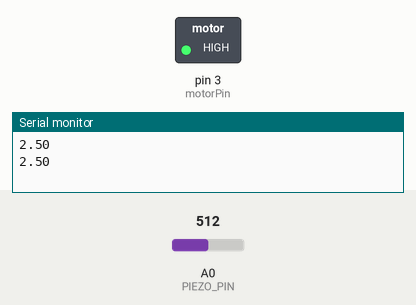
Recording of a sketch running on a simulated Arduino Uno, built with avr-gcc and run on an emulated ATmega328P. Parts: switched loads named in the sketch (green lamp = pin HIGH), the last lines printed to the serial monitor. Inputs (shaded band) come from the test bench; at power-on: A0 (PIEZO_PIN) = 512.

Above: at 1.8 s.
1.9 s: A0 (PIEZO_PIN) set to 322
3.4 s: A0 (PIEZO_PIN) set to 298
At 4.7 s:
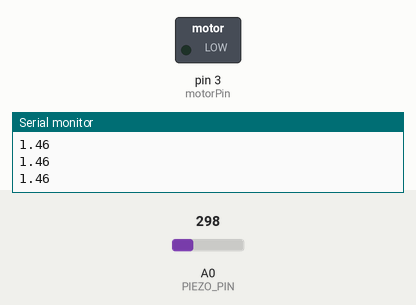
5.5 s: A0 (PIEZO_PIN) set to 511
At 6.1 s:
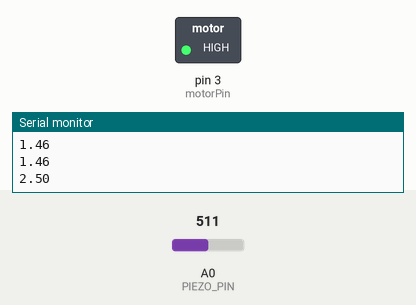
7.0 s: A0 (PIEZO_PIN) set to 306
At 8.8 s:
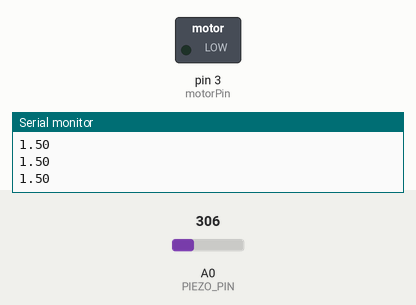
Timing chart, 0 to 10.0 s (numbered marks = the images above; inputs shaded):
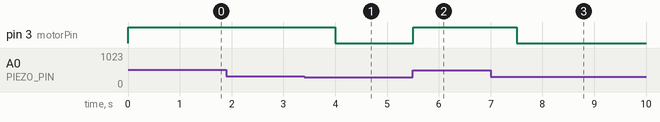

Measured:
- the behaviour switches between 307 and 306 on A0 (PIEZO_PIN) (found by bisection; images 0 and 1)
- after the input at 3.4 s, pin 3 (motorPin): HIGH → LOW after 0.60 s
- after the input at 5.5 s, pin 3 (motorPin): LOW → HIGH at once
- after the input at 7.0 s, pin 3 (motorPin): HIGH → LOW after 0.51 s

The sketch:

sketch_feb15c.ino
```cpp
int motorPin = 3;
const int PIEZO_PIN = A0; // Piezo output

void setup()
{
  pinMode(motorPin, OUTPUT);
  Serial.begin(9600);
}

void loop() {
  // put your main code here, to run repeatedly:
  // Read Piezo ADC value in, and convert it to a voltage
  int piezoADC = analogRead(PIEZO_PIN);
  float piezoV = piezoADC / 1023.0 * 5.0;
  Serial.println(piezoV); // Print the voltage.\

  if (piezoV > 1.5) {
    digitalWrite(motorPin, HIGH);
    delay(1000);
  }
  else {
    digitalWrite(motorPin, LOW);
  }
}
```
